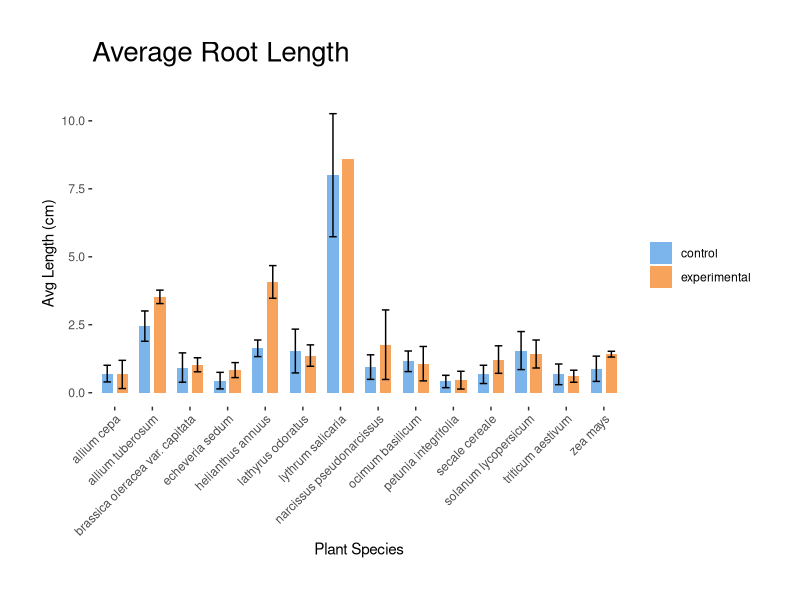
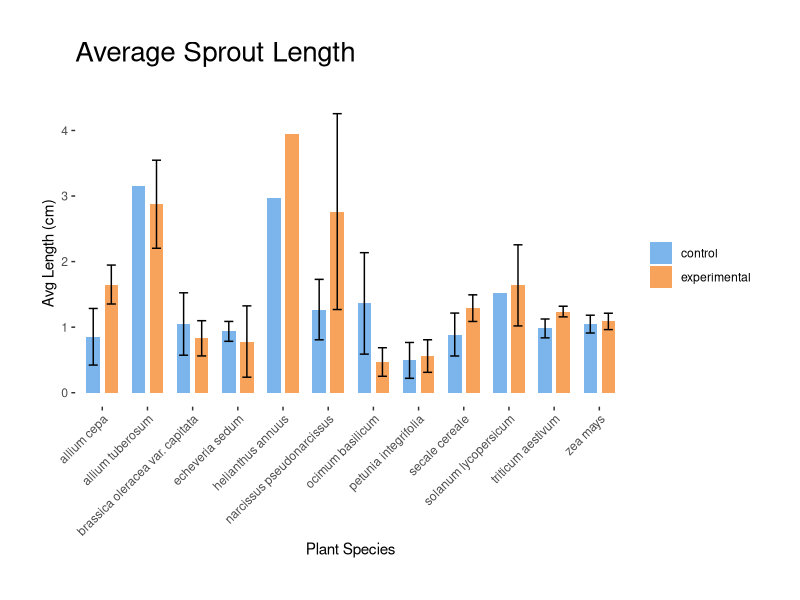
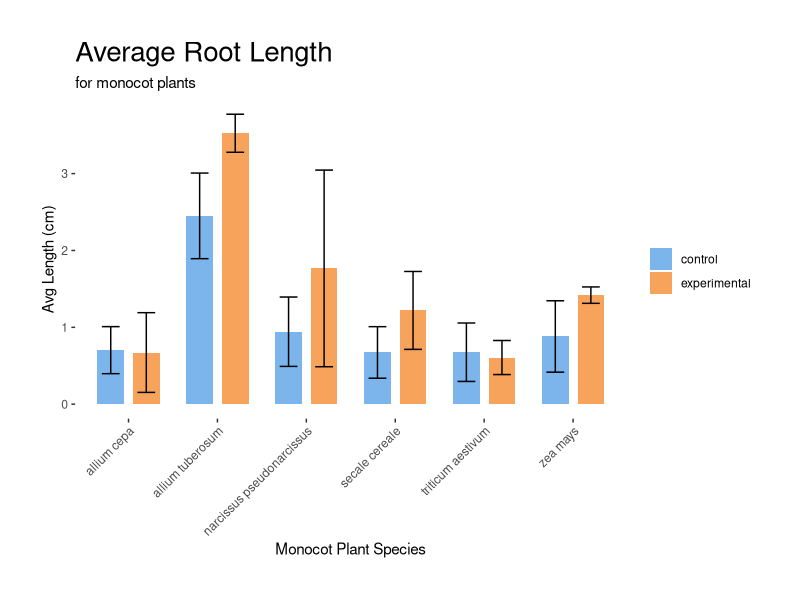
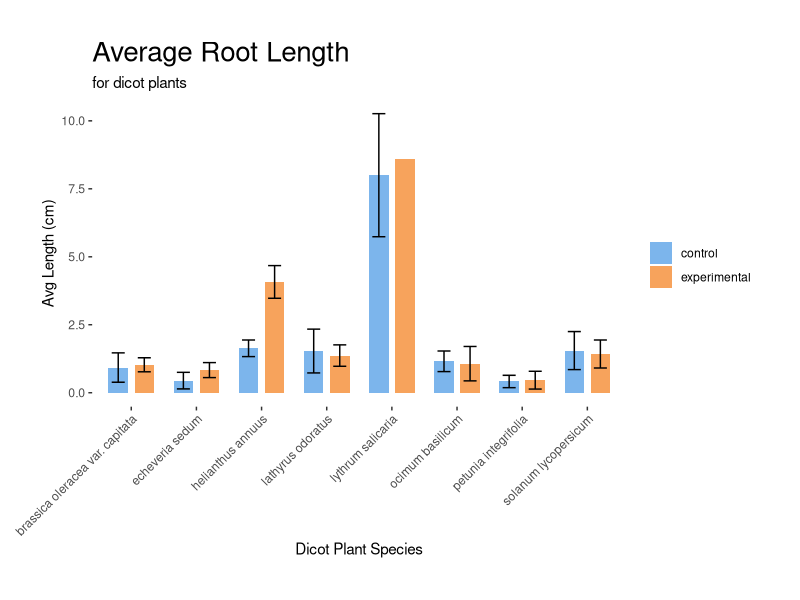
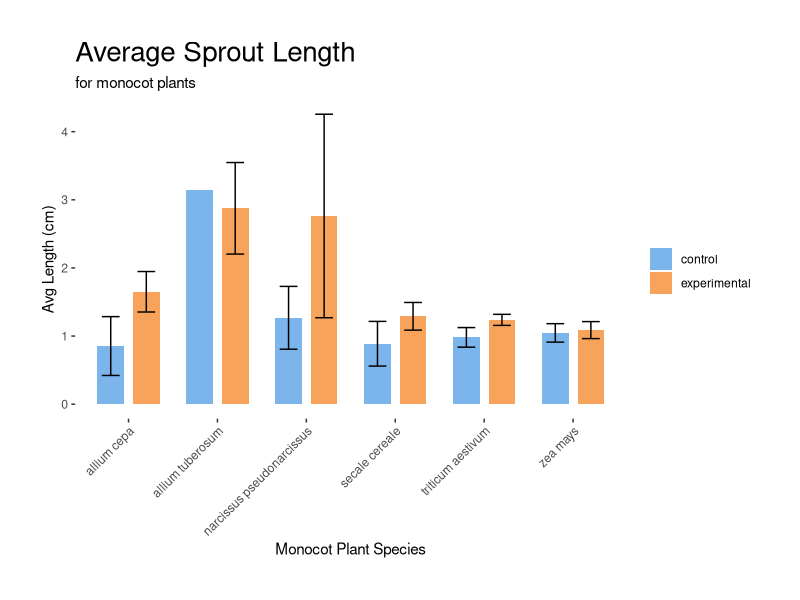
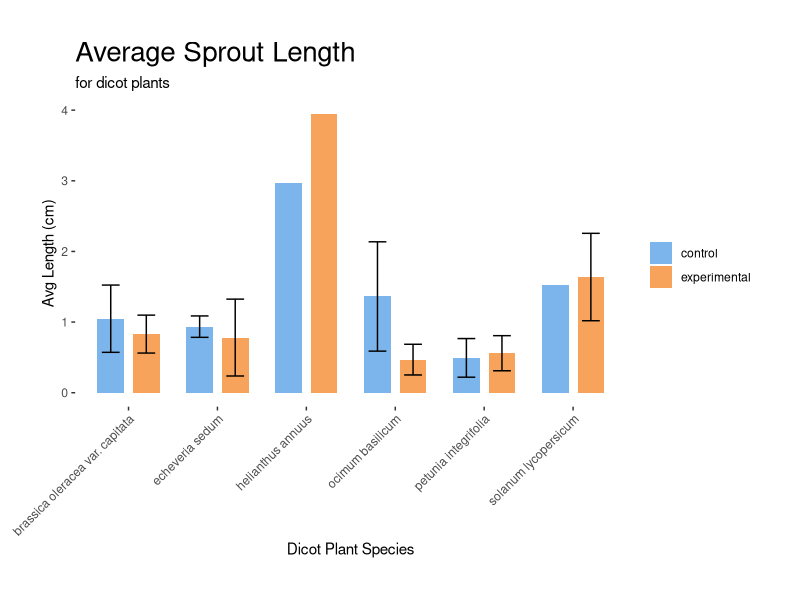
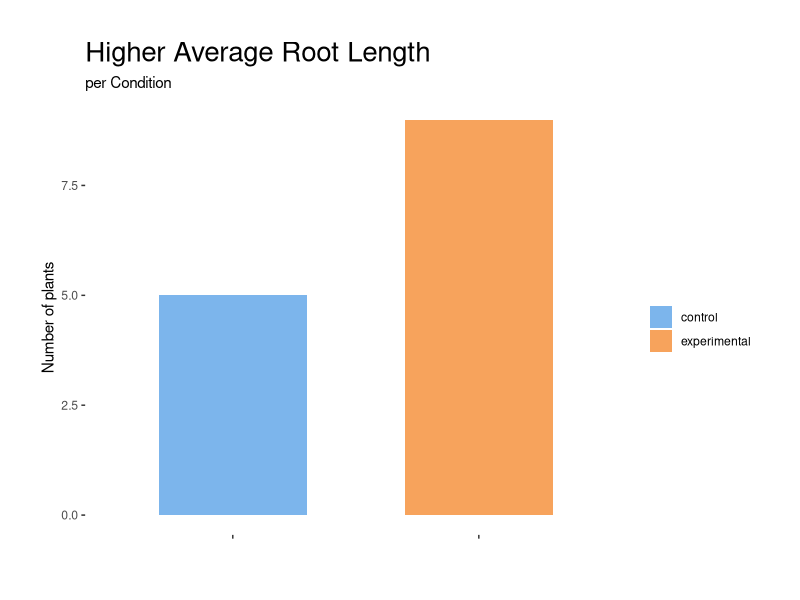
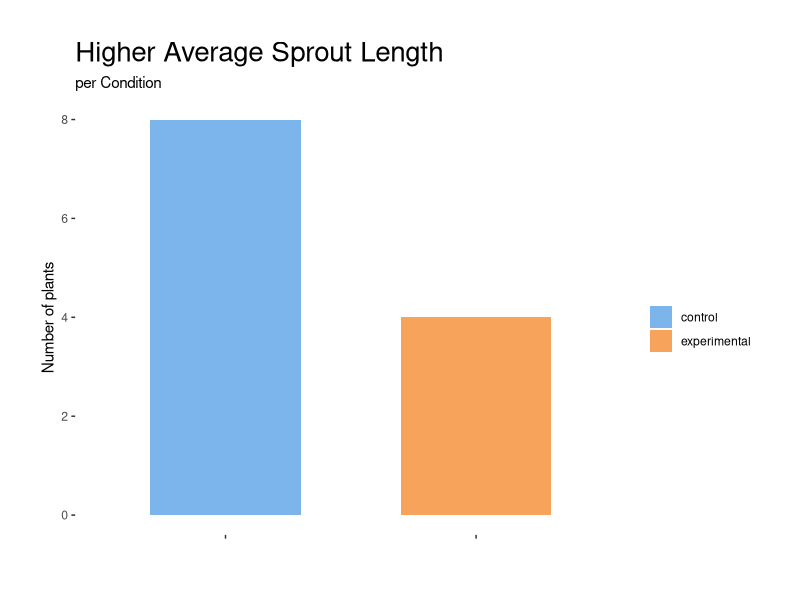

Source code (R) for these figures, in order: (Note: this script raises an error after producing the figures.)
## ---- chunk 1
knitr::opts_chunk$set(echo = TRUE)
knitr::opts_chunk$set(fig.width=8)
knitr::opts_chunk$set(warning=FALSE)
knitr::opts_chunk$set(message=FALSE)
## ---- chunk 2
#install.packages("dplyr")
#install.packages("tidyr")
#install.packages("readr")
#install.packages("ggplot2")

## ---- chunk 3
# for data manipulation:
library(dplyr)
library(tidyr)
library(readr)

# for visualization
library(ggplot2)
## ---- chunk 4
bioData <- read.csv("Data/rawData.csv")
## ---- chunk 5
bioData[is.na(bioData)] <- 0
## ---- chunk 6
bioData$Plant.Type <- tolower(bioData$Plant.Type)
bioData$Control.Experimental <- tolower(bioData$Control.Experimental)
bioData$Common.Name <- tolower(bioData$Common.Name)
bioData$Scientific.Name <- tolower(bioData$Scientific.Name)
bioData$Group <- factor(bioData$Group)
bioData$Plant.Type <- factor(bioData$Plant.Type)
bioData$Control.Experimental <- factor(bioData$Control.Experimental)
## ---- chunk 7
bioData <- bioData %>%
  rename(Common_Name = Common.Name,
         Scientific_Name = Scientific.Name,
         Plant_Type = Plant.Type,
         Control_Experimental = Control.Experimental,
         Root_Count = number.of.roots.over.all,
         Sprout_Count = number.of.sprouts.over.all,
         Sprout_Week_1_Change_cm = Change.in.week.1..sprout.,
         Sprout_Week_2_Change_cm = change.in.week.2..sprout.,
         Sprout_Week_3_Change_cm = change.in.week.3..sprout.,
         Sprout_Week_4_Change_cm = change.in.week.4..sprout.,
         Seed_Amount = seed.amount,
         Seed_Amount_Variation = seed.amount.variation..,
         Root_Week_1_Change_cm = Change.in.week.1..root.,
         Root_Week_2_Change_cm = change.in.week.2..root.,
         Root_Week_3_Change_cm = change.in.week.3..root.,
         Root_Week_4_Change_cm = change.in.week.4..root.,
         Root_Lengths_cm = Indavidual.lengrths..roots.,
         Sprout_Lengths_cm = Indavidual.langth..sprouts.,
         Healthy_Seed_Count = healthy.seed.count
         )
## ---- chunk 8
bioData <- bioData %>% filter(Healthy_Seed_Count != 0)
## ---- chunk 9
# remove leading and trailing commas
remove_commas <- function(x) {
  gsub("^,|,$", "", x)
}

bioData <- bioData %>%
  group_by(Scientific_Name, Control_Experimental) %>%
  summarize(
    Common_Name = first(Common_Name),
    Root_Lengths_cm = remove_commas(paste(Root_Lengths_cm, collapse = ", ")),
    Plant_Type = first(Plant_Type),
    Root_Count = sum(Root_Count),
    Sprout_Count = sum(Sprout_Count),
    Sprout_Week_1_Change_cm = mean(Sprout_Week_1_Change_cm),
    Sprout_Week_2_Change_cm = mean(Sprout_Week_2_Change_cm),
    Sprout_Week_3_Change_cm = mean(Sprout_Week_3_Change_cm),
    Sprout_Week_4_Change_cm = mean(Sprout_Week_4_Change_cm),
    Seed_Amount = sum(Seed_Amount),
    Seed_Amount_Variation = first(Seed_Amount_Variation),
    Root_Week_1_Change_cm = mean(Root_Week_1_Change_cm),
    Root_Week_2_Change_cm = mean(Root_Week_2_Change_cm),
    Root_Week_3_Change_cm = mean(Root_Week_3_Change_cm),
    Root_Week_4_Change_cm = mean(Root_Week_4_Change_cm),
    Sprout_Lengths_cm = remove_commas(paste(Sprout_Lengths_cm, collapse = ", ")),
    Healthy_Seed_Count = sum(Healthy_Seed_Count)
  ) %>%
  ungroup()
## ---- chunk 10
bioData <- bioData %>% mutate(id = row_number())
bioData <- bioData %>% select(id, everything())
## ---- chunk 11
rootLengthsData <- bioData %>% 
  separate_rows(Root_Lengths_cm, sep = ",") %>% 
  select(id, Root_Length_cm = Root_Lengths_cm)

rootLengthsData <- rootLengthsData %>% 
  mutate(Root_Length_cm = as.numeric(Root_Length_cm))
## ---- chunk 12
sproutLengthsData <- bioData %>%
  separate_rows(Sprout_Lengths_cm, sep = ",") %>%
  select(id, Sprout_Length_cm = Sprout_Lengths_cm) %>%
  mutate(Sprout_Length_cm = as.numeric(Sprout_Length_cm))

sproutLengthsData <- sproutLengthsData[complete.cases(sproutLengthsData),]

bioData <- bioData %>% select(-Root_Lengths_cm, -Sprout_Lengths_cm)
## ---- chunk 13
weeklyRootGrowths <- gather(
                      select(bioData, 
                            id, Scientific_Name, Control_Experimental, Common_Name, Plant_Type,
                            "1" = Root_Week_1_Change_cm, 
                            "2" = Root_Week_2_Change_cm, 
                            "3" = Root_Week_3_Change_cm, 
                            "4" = Root_Week_4_Change_cm), 
                      key = "week", 
                      value = "measurement_cm",
                      -id, -Scientific_Name, -Control_Experimental, -Common_Name, -Plant_Type)
weeklyRootGrowths <- weeklyRootGrowths %>% mutate(week = as.numeric(week))

## ---- chunk 14
weeklySproutGrowths <- gather(
                      select(bioData, 
                            id, Scientific_Name, Control_Experimental, Common_Name, Plant_Type,
                            "1" = Sprout_Week_1_Change_cm, 
                            "2" = Sprout_Week_2_Change_cm, 
                            "3" = Sprout_Week_3_Change_cm, 
                            "4" = Sprout_Week_4_Change_cm), 
                      key = "week", 
                      value = "measurement_cm",
                      -id, -Scientific_Name, -Control_Experimental, -Common_Name, -Plant_Type)
weeklySproutGrowths <- weeklySproutGrowths %>% 
  mutate(week = as.numeric(week))


## ---- chunk 15
bioData <- bioData %>% select(-Root_Week_1_Change_cm, -Root_Week_2_Change_cm, -Root_Week_3_Change_cm, -Root_Week_4_Change_cm, -Sprout_Week_1_Change_cm, -Sprout_Week_2_Change_cm, -Sprout_Week_3_Change_cm, -Sprout_Week_4_Change_cm)
## ---- chunk 16
calculate_summary <- function(main_data, summary_data, id_col, summary_col, summary_name, summary_method){
  summary_values <- summary_data %>%
    group_by({{id_col}}) %>%
    summarize(
      {{summary_name}} := summary_method({{summary_col}})
    )
  
  result <- left_join(main_data, summary_values, by = join_by({{id_col}}))
  return(result)
}
## ---- chunk 17
bioData <- calculate_summary(bioData, rootLengthsData, id, Root_Length_cm, avg_root_length_cm, mean) # average root length
bioData <- mutate(bioData, avg_root_length_cm = avg_root_length_cm / Healthy_Seed_Count)
bioData <- calculate_summary(bioData, sproutLengthsData, id, Sprout_Length_cm, avg_sprout_length_cm, mean) # average sprout length
bioData <- mutate(bioData, avg_sprout_length_cm = avg_sprout_length_cm / Healthy_Seed_Count)
bioData <- calculate_summary(bioData, rootLengthsData, id, Root_Length_cm, median_root_length_cm, median) # Median sprout length
bioData <- calculate_summary(bioData, sproutLengthsData, id, Sprout_Length_cm, median_sprout_length_cm, median) # Median sprout length
bioData <- calculate_summary(bioData, rootLengthsData, id, Root_Length_cm, root_length_sd, sd) # root length standard deviation
bioData <- mutate(bioData, root_length_sd = root_length_sd / Healthy_Seed_Count)
bioData <- calculate_summary(bioData, sproutLengthsData, id, Sprout_Length_cm, sprout_length_sd, sd) # sprout length standard deviation
bioData <- mutate(bioData, sprout_length_sd = sprout_length_sd / Healthy_Seed_Count)
## ---- chunk 18
create_bar_plot <- function(data, x_val, y_val, fill_val, sd = NULL, titleName, subtitleName = "", x_title, y_title, legend = TRUE, hideXAxisText = FALSE,...){
  colors <- c("control" = "#7cb5ec", "experimental" = "#f7a35c")
  
  chart <- ggplot(data, aes(x = {{x_val}}, y = {{y_val}}, fill = {{fill_val}})) +
          geom_bar(stat = "identity", position = position_dodge(width = 0.8), width = 0.6) +
            scale_fill_manual(values = colors, name = "") +
            labs(title = titleName, subtitle = subtitleName, x = x_title, y = y_title) +
            theme(axis.text.x = element_text(angle = 45, hjust = 1),
                  plot.title = element_text(size = 20),
                  plot.margin = margin(30, 30, 30, 30, "pt"),
                  plot.background = element_rect(fill = "white"),      # Set plot background color
                  panel.background = element_rect(fill = "white"))  # Rotate x-axis labels for better readability
  
  if(!missing(sd)){
    sd_filter <- !is.null(data[[deparse(substitute(sd))]]) & data[[deparse(substitute(sd))]] > 0
    chart <- chart + geom_errorbar(aes(ymin = pmax({{y_val}} - {{sd}}, 0), 
                                        ymax = {{y_val}} + {{sd}}), 
                                        width = 0.4, 
                                        position = position_dodge(width = 0.8), na.rm = TRUE)
  }
  
  if(!legend){
    chart <- chart + guides(fill = FALSE)
  }
  
  if(hideXAxisText){
    chart <- chart + theme(axis.text.x = element_blank()) + labs(x = "")
  }
  
  fileName <- paste("charts/",titleName,subtitleName,".png")
  suppressMessages(ggsave(fileName, chart))
  return(chart)
}

create_scatter_plot <- function(data, x_val, y_val, fill_val, line_of_best_fit = FALSE, growth_curve = FALSE, titleName, subtitleName = "", x_title, y_title, legend = TRUE, hideXAxisText = FALSE,...){
  colors <- c("experimental" = "#7cb5ec", "control" = "#f7a35c")
  
  fileName <- paste("charts/",titleName,subtitleName)
  
  chart <- ggplot(data, aes(x = {{x_val}}, y = {{y_val}}, color = {{fill_val}})) + 
    geom_point() +
    scale_color_manual(values = colors, name = "") +
    labs(title = titleName, subtitle = subtitleName, x = x_title, y = y_title) +
    theme(plot.title = element_text(size = 20),
          plot.margin = margin(30, 30, 30, 30, "pt"),
          plot.background = element_rect(fill = "white"),      # Set plot background color
          panel.background = element_rect(fill = "white"))  # Rotate x-axis labels for better

  if(line_of_best_fit){
    chart <- chart + 
      geom_smooth(method = "lm", 
                  formula = y ~ x, 
                  se = TRUE,
                  aes(group = Control_Experimental), 
                  stat = "smooth", 
                  fullrange = TRUE)
    fileName <- paste(fileName, "_lobf")
  }

  if(growth_curve){
    chart <- chart + 
        geom_smooth(method = "loess", 
                    formula = y ~ x, 
                    se = FALSE,
                    aes(group = Control_Experimental), 
                    stat = "smooth", 
                    fullrange = TRUE)
    fileName <- paste(fileName, "_gc")
  }
  fileName <- paste(fileName, ".png")
  suppressMessages(ggsave(fileName, chart))

  return(chart)
}

get_r_squared <- function(data, grouping, value, category){
  r_squared <- data %>% 
    group_by(!!sym(grouping)) %>% 
    summarise(rsquared = summary(lm(as.formula(paste0(value, " ~ ", category))))$r.squared)
  return(r_squared)
}
## ---- chunk 19
bioDataRoot <- bioData %>%
              group_by(Scientific_Name) %>%
              filter(n() == 2) %>%
              filter(all(avg_root_length_cm != 0))

bioDataSprout <- bioData %>%
              group_by(Scientific_Name) %>%
              filter(n() == 2) %>%
              filter(all(avg_sprout_length_cm != 0))
## ---- chunk 20
create_bar_plot(data = bioDataRoot,
                x_val = Scientific_Name,
                y_val = avg_root_length_cm,
                fill_val = Control_Experimental,
                sd = root_length_sd,
                titleName = "Average Root Length",
                x_title = "Plant Species",
                y_title = "Avg Length (cm)")

## ---- chunk 21
create_bar_plot(data = bioDataSprout,
                x_val = Scientific_Name,
                y_val = avg_sprout_length_cm,
                fill_val = Control_Experimental,
                sd = sprout_length_sd,
                titleName = "Average Sprout Length",
                x_title = "Plant Species",
                y_title = "Avg Length (cm)")
## ---- chunk 22
create_bar_plot(data = subset(bioDataRoot, Plant_Type == "monocot"),
                x_val = Scientific_Name,
                y_val = avg_root_length_cm,
                fill_val = Control_Experimental,
                sd = root_length_sd,
                titleName = "Average Root Length",
                subtitleName = "for monocot plants",
                x_title = "Monocot Plant Species",
                y_title = "Avg Length (cm)")
## ---- chunk 23
create_bar_plot(data = subset(bioDataRoot, Plant_Type == "dicot"),
                x_val = Scientific_Name,
                y_val = avg_root_length_cm,
                fill_val = Control_Experimental,
                sd = root_length_sd,
                titleName = "Average Root Length",
                subtitleName = "for dicot plants",
                x_title = "Dicot Plant Species",
                y_title = "Avg Length (cm)")
## ---- chunk 24
create_bar_plot(data = subset(bioDataSprout, Plant_Type == "monocot"),
                x_val = Scientific_Name,
                y_val = avg_sprout_length_cm,
                fill_val = Control_Experimental,
                sd = sprout_length_sd,
                titleName = "Average Sprout Length ",
                subtitleName = "for monocot plants",
                x_title = "Monocot Plant Species",
                y_title = "Avg Length (cm)")
## ---- chunk 25
create_bar_plot(data = subset(bioDataSprout, Plant_Type == "dicot"),
                x_val = Scientific_Name,
                y_val = avg_sprout_length_cm,
                fill_val = Control_Experimental,
                sd = sprout_length_sd,
                titleName = "Average Sprout Length",
                subtitleName = "for dicot plants",
                x_title = "Dicot Plant Species",
                y_title = "Avg Length (cm)")
## ---- chunk 26
unique_plant_names <- unique(bioDataRoot$Scientific_Name)
# Iterate through each unique plant name
for(plant_name in unique_plant_names){
  # Generate a chart for the current plant
  create_bar_plot(data = filter(bioDataRoot, Scientific_Name == plant_name),
                  x_val = Scientific_Name,
                  y_val = avg_root_length_cm,
                  fill_val = Control_Experimental,
                  sd = root_length_sd,
                  titleName = "Average Root Length",
                  subtitleName = paste("for ", plant_name),
                  x_title = "Plant Species",
                  y_title = "Avg Length (cm)",
                  hideXAxisText = TRUE)
}
## ---- chunk 27
unique_plant_names <- unique(bioDataSprout$Scientific_Name)
# Iterate through each unique plant name
for(plant_name in unique_plant_names){
  # Generate a chart for the current plant
  create_bar_plot(data = filter(bioDataSprout, Scientific_Name == plant_name),
                  x_val = Scientific_Name,
                  y_val = avg_sprout_length_cm,
                  fill_val = Control_Experimental,
                  sd = sprout_length_sd,
                  titleName = "Average Sprout Length",
                  subtitleName = paste("for ", plant_name),
                  x_title = "Plant Species",
                  y_title = "Avg Length (cm)",
                  hideXAxisText = TRUE)
}
## ---- chunk 28
higher_length <- bioDataRoot %>%
  group_by(Scientific_Name) %>% 
  summarise(
    higher_length_control = sum(avg_root_length_cm[Control_Experimental == "control"] > avg_root_length_cm[Control_Experimental == "experimental"]),
    higher_length_experimental = sum(avg_root_length_cm[Control_Experimental == "experimental"] > avg_root_length_cm[Control_Experimental == "control"])
  ) %>%
  summarise(
    higher_length_control = sum(higher_length_control),
    higher_length_experimental = sum(higher_length_experimental)
  ) %>%
  pivot_longer(cols = starts_with("higher_length"), names_to = "Category", values_to = "total_count") %>%
  mutate(Category = gsub("higher_length_", "",Category))

create_bar_plot(data = higher_length,
                x_val = Category,
                y_val = total_count,
                fill_val = Category,
                titleName = "Higher Average Root Length",
                subtitleName = "per Condition",
                x_title = "Plant Species",
                y_title = "Number of plants",
                hideXAxisText = TRUE)
## ---- chunk 29
higher_length <- bioDataSprout %>%
  group_by(Scientific_Name) %>% 
  summarise(
    higher_length_control = sum(avg_sprout_length_cm[Control_Experimental == "experimental"] > avg_sprout_length_cm[Control_Experimental == "control"]),
    higher_length_experimental = sum(avg_sprout_length_cm[Control_Experimental == "control"] > avg_sprout_length_cm[Control_Experimental == "experimental"])
  ) %>%
  summarise(
    higher_length_control = sum(higher_length_control),
    higher_length_experimental = sum(higher_length_experimental)
  ) %>%
  pivot_longer(cols = starts_with("higher_length"), names_to = "Category", values_to = "total_count") %>%
  mutate(Category = gsub("higher_length_", "",Category)) %>%
  mutate (sd = 0)

create_bar_plot(data = higher_length,
                x_val = Category,
                y_val = total_count,
                fill_val = Category,
                titleName = "Higher Average Sprout Length",
                subtitleName = "per Condition",
                x_title = "Plant Species",
                y_title = "Number of plants",
                hideXAxisText = TRUE)
## ---- chunk 30
weeklyRootGrowths <- weeklyRootGrowths %>% filter(Scientific_Name != "antirrhinum majus")
weeklySproutGrowths <- weeklySproutGrowths %>% filter(Scientific_Name != "antirrhinum majus")
## ---- chunk 31
create_scatter_plot(data = weeklyRootGrowths, 
                    x_val = week, 
                    y_val = measurement_cm, 
                    fill_val = Control_Experimental,
                    line_of_best_fit = TRUE,
                    titleName = "Weekly Root Growth",
                    x_title = "Week", 
                    y_title = "Measurments (cm)")

create_scatter_plot(data = weeklyRootGrowths, 
                    x_val = week, 
                    y_val = measurement_cm, 
                    fill_val = Control_Experimental,
                    growth_curve = TRUE,
                    titleName = "Weekly Root Growth",
                    x_title = "Week", 
                    y_title = "Measurments (cm)")

rsquared_data <- get_r_squared(data = weeklyRootGrowths, grouping = "Control_Experimental", value = "measurement_cm", category = "week") %>% 
                  mutate(Plant = "All Plants", Plant_Section = "root")
## ---- chunk 32
create_scatter_plot(data = weeklySproutGrowths, 
                    x_val = week, 
                    y_val = measurement_cm, 
                    fill_val = Control_Experimental,
                    line_of_best_fit = TRUE,
                    titleName = "Weekly Sprout Growth", 
                    x_title = "Week", 
                    y_title = "Measurments (cm)")

create_scatter_plot(data = weeklySproutGrowths, 
                    x_val = week, 
                    y_val = measurement_cm, 
                    fill_val = Control_Experimental,
                    growth_curve = TRUE,
                    titleName = "Weekly Sprout Growth", 
                    x_title = "Week", 
                    y_title = "Measurments (cm)")

rsquared_data <- bind_rows(rsquared_data, 
                           get_r_squared(data = weeklySproutGrowths, grouping = "Control_Experimental", value = "measurement_cm", category = "week") %>%
                             mutate(Plant = "All Plants", Plant_Section = "sprout")
                           )

## ---- chunk 33
unique_plant_names <- unique(weeklyRootGrowths$Scientific_Name)
# Iterate through each unique plant name
for(plant_name in unique_plant_names){
  # Generate a chart for the current plant
  create_scatter_plot(data = filter(weeklyRootGrowths, Scientific_Name == plant_name),
                      x_val = week,
                      y_val = measurement_cm,
                      fill_val = Control_Experimental,
                      line_of_best_fit = TRUE,
                      titleName = "Weekly Root Growth",
                      subtitleName = paste("for ", plant_name),
                      x_title = "Week",
                      y_title = "Measurments (cm)")
  
  create_scatter_plot(data = filter(weeklyRootGrowths, Scientific_Name == plant_name),
                      x_val = week,
                      y_val = measurement_cm,
                      fill_val = Control_Experimental,
                      growth_curve = TRUE,
                      titleName = "Weekly Root Growth",
                      subtitleName = paste("for ", plant_name),
                      x_title = "Week",
                      y_title = "Measurments (cm)")
  rsquared_data <- bind_rows(rsquared_data, 
                           get_r_squared(data = filter(weeklyRootGrowths, Scientific_Name == plant_name), 
                                         grouping = "Control_Experimental", 
                                         value = "measurement_cm", category = "week") %>%
                             mutate(Plant = plant_name, Plant_Section = "root")
                           )
}
## ---- chunk 34
unique_plant_names <- unique(weeklySproutGrowths$Scientific_Name)
# Iterate through each unique plant name
for(plant_name in unique_plant_names){
  # Generate a chart for the current plant
  create_scatter_plot(data = filter(weeklySproutGrowths, Scientific_Name == plant_name),
                      x_val = week,
                      y_val = measurement_cm,
                      fill_val = Control_Experimental,
                      line_of_best_fit = TRUE,
                      titleName = "Weekly Sprout Growth",
                      subtitleName = paste("for ", plant_name),
                      x_title = "Week",
                      y_title = "Measurments (cm)")
  
  create_scatter_plot(data = filter(weeklySproutGrowths, Scientific_Name == plant_name),
                      x_val = week,
                      y_val = measurement_cm,
                      fill_val = Control_Experimental,
                      growth_curve = TRUE,
                      titleName = "Weekly Sprout Growth",
                      subtitleName = paste("for ", plant_name),
                      x_title = "Week",
                      y_title = "Measurments (cm)")
    rsquared_data <- bind_rows(rsquared_data, 
                           get_r_squared(data = filter(weeklySproutGrowths, Scientific_Name == plant_name), 
                                         grouping = "Control_Experimental", 
                                         value = "measurement_cm", category = "week") %>%
                             mutate(Plant = plant_name, Plant_Section = "sprout")
                           )
}

## ---- chunk 35
write_csv(rsquared_data, "Data/rsquared_data.csv") # save our rsquared values into a .csv for later use
write_csv(bioData, "Data/bioData.csv")
write_csv(rootLengthsData, "Data/root_lengths_data.csv")
write_csv(sproutLengthsData, "Data/sprout_lengths_data.csv")
write_csv(weeklyRootGrowths, "Data/weekly_root_growth.csv")
write_csv(weeklySproutGrowths, "Data/weekly_sprout_growth.csv")
